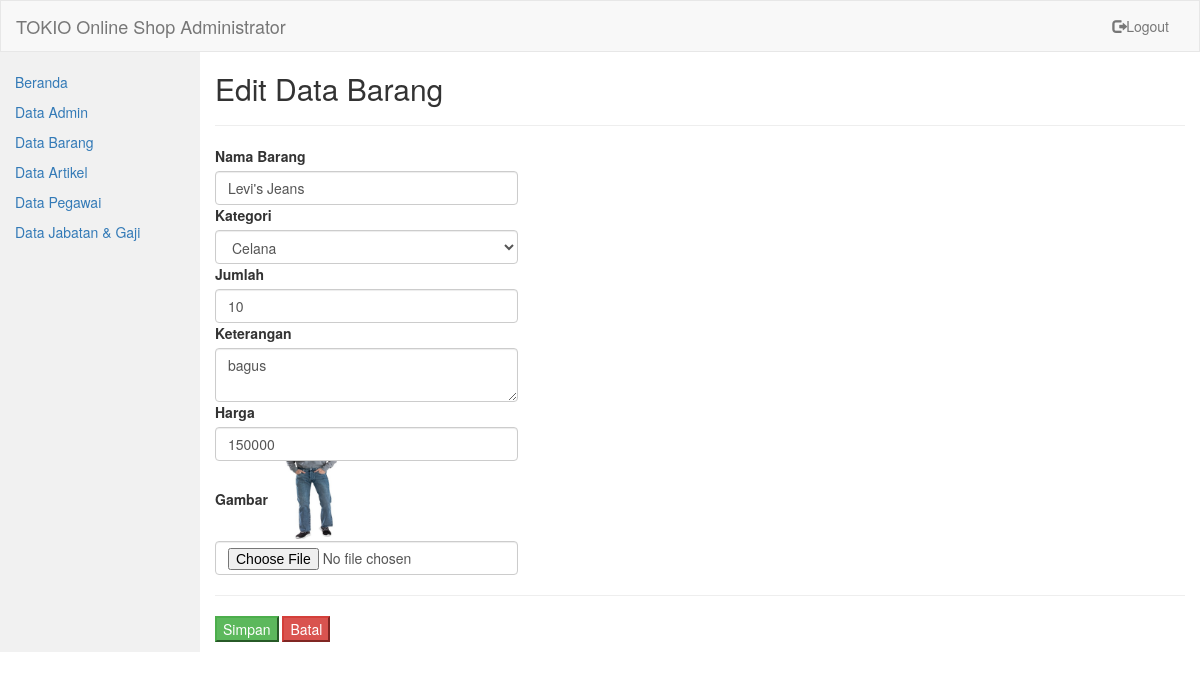
/admin/index.php?page=barang_edit&id=1 (signed in), run on the app's committed database.
### tables this page shows
CREATE TABLE IF NOT EXISTS `barang` (
  `id_barang` int(10) NOT NULL,
  `nm_brg` varchar(100) NOT NULL,
  `kategori` enum('Sepatu','Celana','Tshirt','Jaket') NOT NULL,
  `jumlah` varchar(100) NOT NULL,
  `keterangan` text NOT NULL,
  `harga` varchar(100) NOT NULL,
  `gambar` varchar(100) NOT NULL
);

### admin/barang_edit.php (the view, shortened to what this page needs)
<?php
include "koneksi.php";
$sql=mysqli_query($koneksi, "SELECT * FROM barang WHERE id_barang='$_GET[id]'") or die(mysqli_error());
$data=mysqli_fetch_array($sql);
?>
<h2>Edit Data Barang</h2>
<hr>
  <form method="post" action="index.php?page=barang_edit_proses" enctype="multipart/form-data">
  <table cellpadding="8">
 <div class="row">
    <div class="col-md-4">
      <label>Nama Barang</label>
      <input type="text" name="nm_brg" class="form-control" required="" value="<?=$data['nm_brg'];?>">
  </div>
  </div>
   <div class="row">
    <div class="col-md-4">
      <label>Kategori</label>
      <select class="form-control" name="kategori" required="">
        <option value="Celana"<?php if($data['kategori'] == 'Celana'){echo"selected=='selected'";}?>>Celana</option>
      </select>
  </div>
  </div>
 <div class="row">
    <div class="col-md-4">
      <label>Jumlah</label>
      <input type="text" name="jumlah" class="form-control" required="" value="<?=$data['jumlah'];?>">
  </div>
  </div>
 <div class="row">
    <div class="col-md-4">
      <label>Keterangan</label>
      <textarea class="form-control" name="keterangan" required=""><?=$data['keterangan'];?></textarea>
  </div>
  </div>
   <div class="row">
    <div class="col-md-4">
      <label>Harga</label>
      <input type="text" name="harga" class="form-control" required="" value="<?=$data['harga'];?>">
  </div>
  </div>
   <div class="row">
    <div class="col-md-4">
      <label>Gambar</label>
      <img src="gambar_barang/<?=$data['gambar'];?>" height="80px" widht="80px"><br>
      <input type="file" name="gambar" class="form-control">
  </div>
  </div>
  <hr>
  <div class="row">
    <div class="col-md-4">
  <input type="submit" value="Simpan" class="button btn-success">
  <a href="index.php?page=barang"><input type="button" value="Batal" class="button btn-danger"></a>
  </form>
  </div>

### data on the page
barang: nm_brg "Levi's Jeans", kategori "Celana", jumlah "10", keterangan "bagus", harga "150000", gambar (picture)
